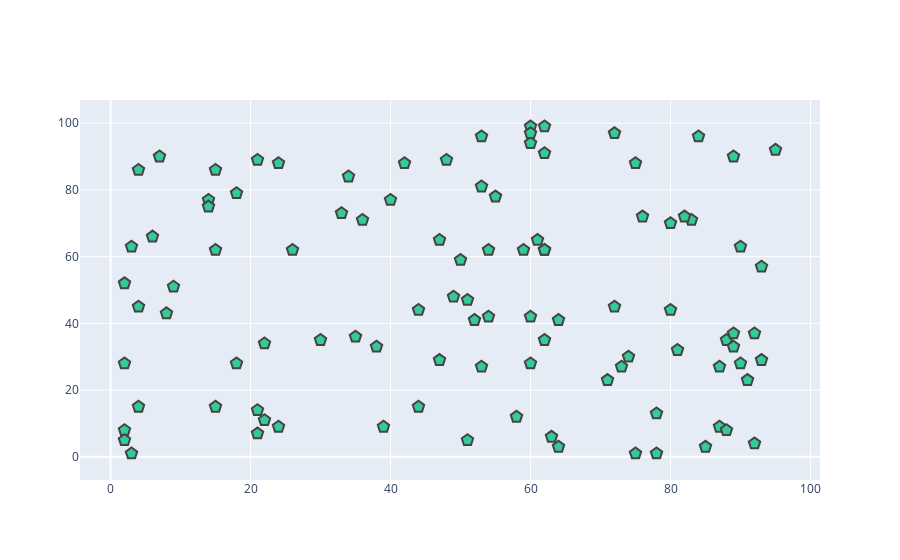

The notebook cell this image was saved under:
### Code cell
pyo.iplot(data)

### Figure 1 — Plotly figure (JSON) as saved in the notebook; plotly's stock layout.template omitted (floating-point values rounded to 4 significant figures)
{"data": [{"marker": {"color": "rgb(51,204,153)", "line": {"width": 2}, "size": 12, "symbol": "pentagon"}, "mode": "markers", "type": "scatter", "x": [52, 93, 15, 72, 61, 21, 83, 87, 75, 75, 88, 24, 3, 22, 53, 2, 88, 30, 38, 2, 64, 60, 21, 33, 76, 58, 22, 89, 49, 91, 59, 42, 92, 60, 80, 15, 62, 62, 47, 62, 51, 55, 64, 3, 51, 7, 21, 73, 39, 18, 4, 89, 60, 14, 9, 90, 53, 2, 84, 92, 60, 71, 44, 8, 47, 35, 78, 81, 36, 50, 4, 2, 6, 54, 4, 54, 93, 63, 18, 90, 44, 34, 74, 62, 14, 95, 48, 15, 72, 78, 87, 62, 40, 85, 80, 82, 53, 24, 26, 89, 60], "y": [41, 29, 15, 45, 65, 89, 71, 9, 88, 1, 8, 88, 63, 11, 81, 8, 35, 35, 33, 5, 41, 28, 7, 73, 72, 12, 34, 33, 48, 23, 62, 88, 37, 99, 44, 86, 91, 35, 65, 99, 47, 78, 3, 1, 5, 90, 14, 27, 9, 79, 15, 90, 42, 77, 51, 63, 96, 52, 96, 4, 94, 23, 15, 43, 29, 36, 13, 32, 71, 59, 86, 28, 66, 42, 45, 62, 57, 6, 28, 28, 44, 84, 30, 62, 75, 92, 89, 62, 97, 1, 27, 62, 77, 3, 70, 72, 27, 9, 62, 37, 97]}], "layout": {}}
